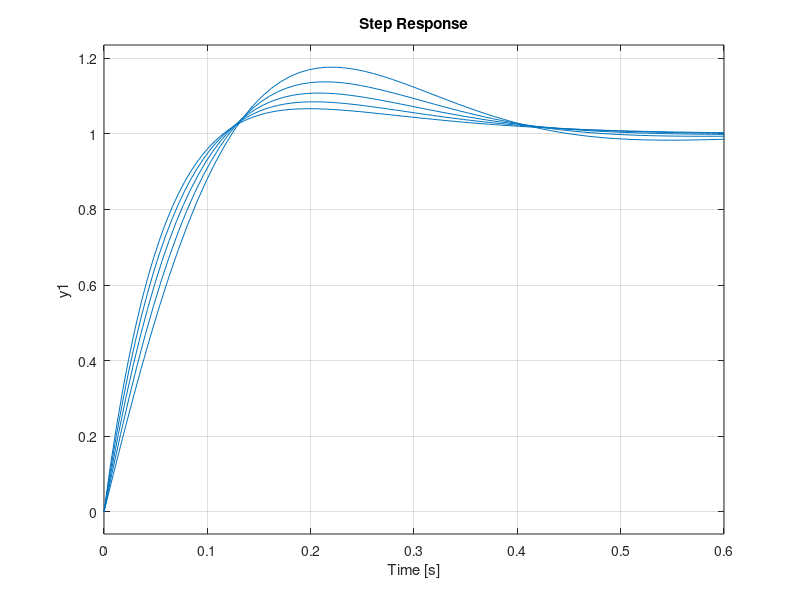

Recreate this plot in MATLAB.
clear,clc
g=tf([6.66],[1 3.33])
s=tf('s');
ki=21.621;
wn=12;
for zeta=0.6:0.1:1
    kp=(2*zeta*wn-3.33)/6.66
a=ki/kp;
cs=kp*(s+a)/s;
gcl=series(g,cs);
gcl=feedback(gcl,1);
step(gcl)
hold on
end
